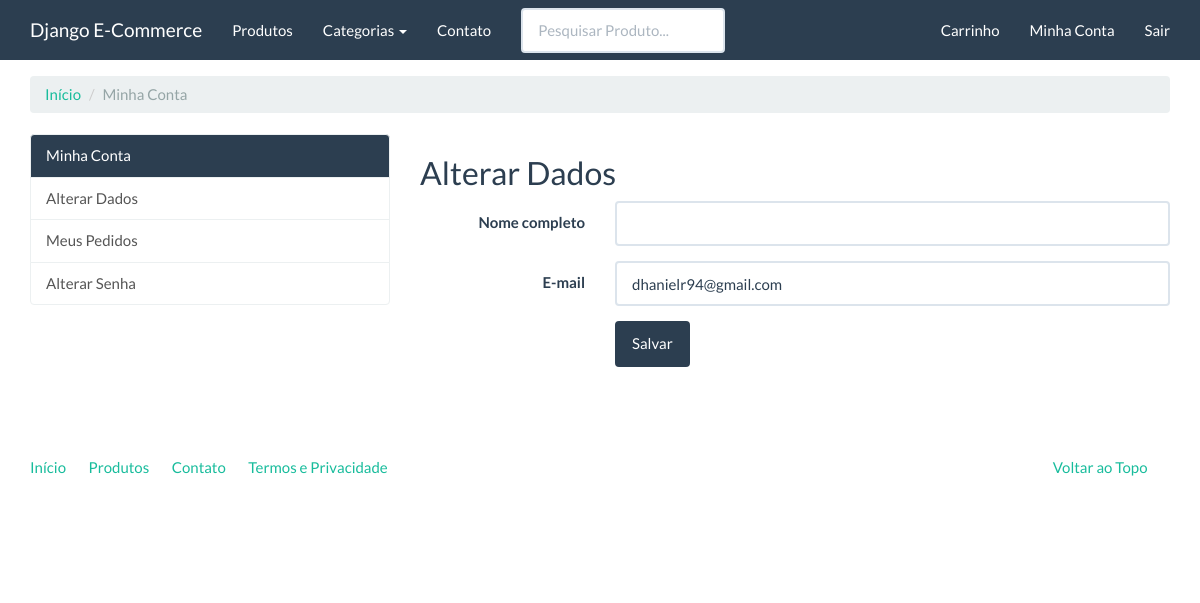
The app's page /conta/alterar-dados/ (signed in), older data.
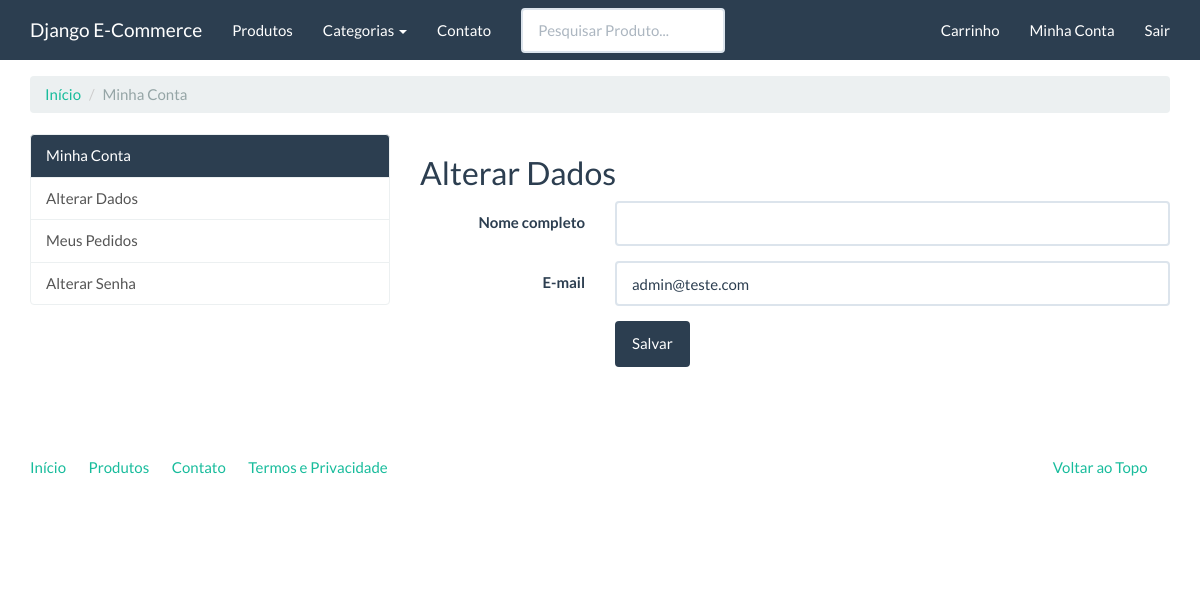
The same page, newer data.
### accounts/models.py (models this page shows, shortened)
class User(AbstractBaseUser, PermissionsMixin):
    username = models.CharField("Usuário", max_length=30, unique=True, validators=[validators.RegexValidator(re.compile('^[\w.@+-]+$'), "Informe um nome de usuário válido. Este valor pode conter apenas letras, números e os seguintes caracteres @/./+/-/_.", 'invalid')], help_text="Obrigatório. Insira aqui um nome de usuário com 150 caracteres ou menos. Letras, números e @/./+/-/_ apenas.")
    email = models.EmailField("E-mail", unique=True, help_text="Obrigatório. Insira aqui um e-mail válido.")
    name = models.CharField("Nome completo", blank=False, max_length=100, help_text="Obrigatório. Insira aqui seu nome completo.")
    is_active = models.BooleanField("Ativo", blank=True, default=True, help_text="Indica que este usuário está ativo para logar.")
    is_staff = models.BooleanField("Membro da equipe", blank=True, default=False, help_text="Indica que este usuário é membro da equipe de administradores.")
    date_joined = models.DateTimeField("Data do Registro", auto_now_add=True)
    avatar = models.ImageField("Imagem de Perfil", upload_to="accounts/profile_avatar", null=True, blank=True)
    USERNAME_FIELD = 'username'
    REQUIRED_FIELDS = ['email']
    objects = UserManager()
    class Meta:
        verbose_name = 'Usuário'
        verbose_name_plural = 'Usuários'

### accounts/views.py (the view)
class UpdateUserView(LoginRequiredMixin, UpdateView):
    model = User
    template_name = 'accounts/update_user.html'
    fields = ['name', 'email']
    success_url = reverse_lazy('accounts:account')
    def get_object(self):
        return self.request.user

### catalog/context_processors.py (called while the page is built)
def categories(request):
    return {
        'categories': Category.objects.all()
    }

### catalog/models.py (called while the page is built)
    def __str__(self):
        return f'{self.name}'

    def get_absolute_url(self):
        return reverse('catalog:category', kwargs={'slug': self.slug})

### accounts/templates/accounts/update_user.html (shortened to what this page needs)
{% extends "accounts/account.html" %}
{% load widget_tweaks %}
{% block accounts_container %}
    <h2>Alterar Dados</h2>
    <form class="form-horizontal" action="" method="post">
        <fieldset>
            {% for field in form %}
            <div class="form-group{% if field.errors %} has-error{% endif %}">
              <label for="{{ field.auto_id }}" class="col-md-3 control-label">{{ field.label }}</label>
              <div class="col-md-9">
                {% render_field field class='form-control' %}
              </div>
            </div>
            {% endfor %}
            <div class="form-group">
              <div class="col-md-9 col-md-offset-3">
                <button type="submit" class="btn btn-primary">Salvar</button>
              </div>
            </div>
        </fieldset>
    </form>
{% endblock %}

Row changes from the older to the newer data that the page shows:
changed User: email "dhanielr94@gmail.com" → "admin@teste.com"
